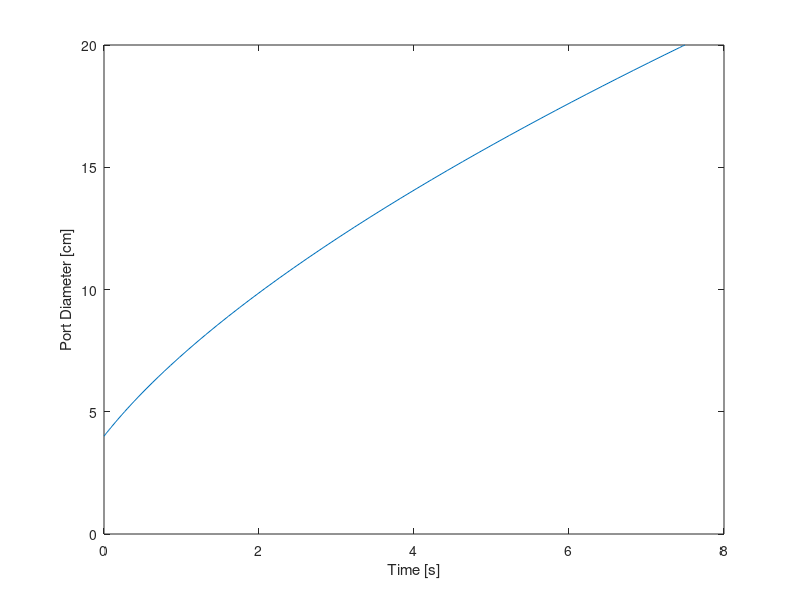
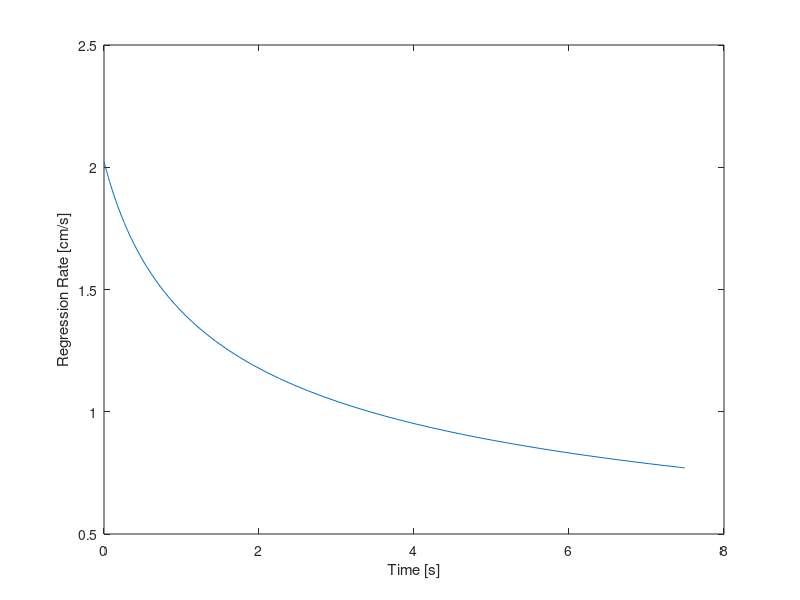
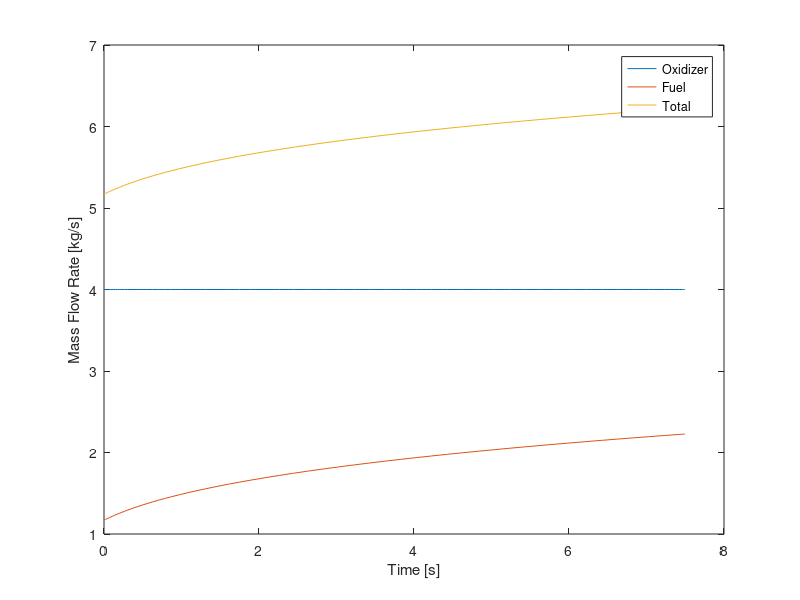
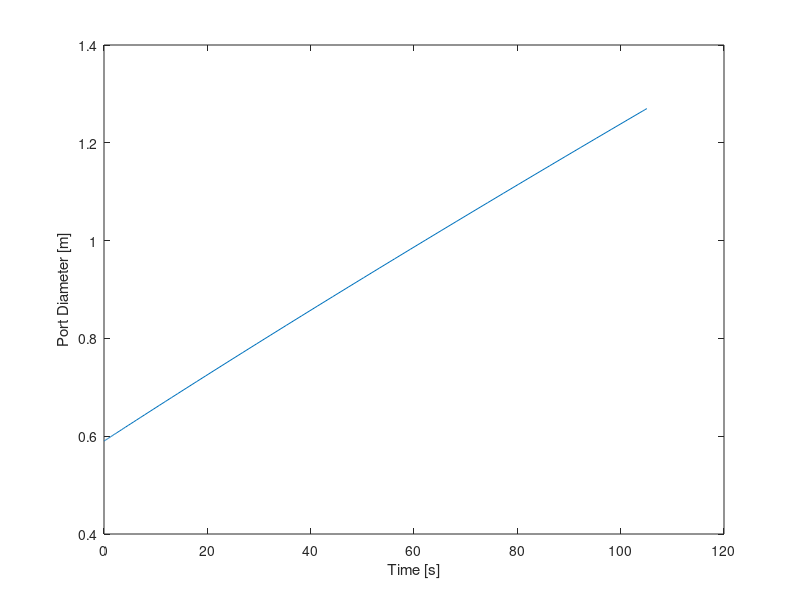

MATLAB code for these plots, in order:
%% Homework 6 
% Aero 402
% Liam Hood
function HW6()
clear ; close all ; clc ;
pt = 'Problem number %u \n' ;

%% 1
fprintf( pt , 1 ) 
HW6_P1()
fprintf( ' \n' )

%% 2 
fprintf( pt , 2 ) 
HW6_P2()
fprintf( ' \n' )

%% 3 
fprintf( pt , 3 ) 
HW6_P3()
fprintf( ' \n' )

%% Functions
    function HW6_P1()
       
        dg = 20e-2 ;
        Lo = 50e-2 ;
        dp = 4e-2 ;
        a = 0.0018 ;
        n = 0.3 ;
        rhoFUEL = 920 ;
        mox = 4 ;
        tspan = [ 0 , 8 ] ;
        
        
        
        opts = odeset( 'AbsTol' , 1e-8 , 'RelTol' , 1e-8 , 'Events' , @BurnOut ) ;
        [ tf , rf ] = ode45( @RDot , tspan , dp/2 , opts , a , mox , n , dg/2 ) ;
        figure
        plot( tf , rf*2*1e2 )
        xlabel( 'Time [s]' )
        ylabel( 'Port Diameter [cm]' )
        
        rrate = RDot( tf , rf , a , mox , n ) ;
        figure
        plot( tf , rrate*1e2 )
        xlabel( 'Time [s]' )
        ylabel( 'Regression Rate [cm/s]' )
        
        mdotf = 2*pi*rhoFUEL.*rf.*Lo.*rrate ;
        mdot = mdotf + mox ;
        
        figure
        axis( [ 0 2 0 6 ] )
        plot( tf , mox*ones(length(tf),1) , tf , mdotf , tf , mdot ) 
        xlabel( 'Time [s]' )
        ylabel( 'Mass Flow Rate [kg/s]' )
        legend( 'Oxidizer' , 'Fuel' , 'Total' )
    end

    function HW6_P2()
        CfF = @( k , pc , pe , pa , eps ) sqrt( ((2*k^2)/(k-1)) * (2/(k+1))^((k+1)/(k-1)) .* (1-(pe./pc).^((k-1)/k)) ) + (( pe - pa )./pc ).*eps ;
        
        Fi = 12e6 ;
        pci = 4.8e6 ;
        o2f = 2 ;
        k = 1.52 ;
        cstar = 1800 ;
        dg = 3.8 ;
        Lo = 40 ;
        dp = .59 ;
        db = .34 ;
        a = 0.0018 ;
        n = 0.07 ;
        rhoFUEL = 920 ;
        rhoOX = 1170 ;
        mox = 2844 ;
        tspan = [ 0 , 120 ] ;
        ports = 7 ;
        At = 1.6 ;
        pa = 80 ;
        eps = 6.67 ;
        
        opts = odeset( 'AbsTol' , 1e-8 , 'RelTol' , 1e-8 , 'Events' , @BurnOut ) ;
        [ tf , rf ] = ode45( @RDot , tspan , dp/2 , opts , a , mox , n , (db*2+dp)/2 ) ;
        figure
        plot( tf , rf*2 )
        xlabel( 'Time [s]' )
        ylabel( 'Port Diameter [m]' )
        
        rrate = RDot( tf , rf , a , mox , n ) ;
        figure
        plot( tf , rrate*1e2 )
        xlabel( 'Time [s]' )
        ylabel( 'Regression Rate [cm/s]' )
        fprintf( 'Rocket actually burns out all of the fuel before 120s \n' )
        fprintf( 'It burns out at %f seconds \n' , tf(end) )
        
        mdotf = 2*pi*rhoFUEL*rf(end)*Lo*rrate(end) ;
        mdot = mdotf+mox  ;
        fprintf( 'The O/F ratio is %f \n' , mox/mdotf )
        fprintf( 'The mass flow rate of propellant is %f [kg/s] \n' , mdot )
        
        
        pc = mdot*cstar/At ;
        fprintf( 'The chamber pressure is %f [MPa] \n' , pc*1e-6 )
        
        nn = 1e4 ;
        peFull = linspace( 0 , 1e5 , nn ) ;
        epsfull = 1./( ((k+1)/2)^(1/(k-1)) .* (peFull./pc).^(1/k) ...
                    .* sqrt( ((k+1)./(k-1)).*(1-(peFull./pc).^((k-1)/k) ) ) ) ;
        pe = peFull( find( epsfull >= 6.67 & epsfull <= 6.671 ) ) ;
        
        Cf = CfF( k , pc , pe , pa , eps ) ;
        Ff = Cf*pc*At ;
        fprintf( 'The thrust at 50 km is %f [MN] \n' , Ff*1e-6 )
        
        Isp = Ff/(mdot*9.81) ;
        fprintf( 'The Isp at 50 km is %f [s] \n' , Isp )
    end

    function HW6_P3()
        % find thrust , Isp , It
        AreaRatio = @(k,peFull,pc)1./( ((k+1)/2)^(1/(k-1)) .* (peFull./pc).^(1/k).* sqrt( ((k+1)./(k-1)).*(1-(peFull./pc).^((k-1)/k) ) ) ) ;
        CfF = @( k , pc , pe , pa , eps ) sqrt( ((2*k^2)/(k-1)) * (2/(k+1))^((k+1)/(k-1)) .* (1-(pe./pc).^((k-1)/k)) ) + (( pe - pa )./pc ).*eps ;
        cstarF = @(k,R,Tc) sqrt( k*R*Tc )/( k*sqrt( (2/(k+1))^((k+1)/(k-1)) ) ) ;

        k = 1.2 ;
        R = 259 ;
        Tc = 3000 ;
        pc = 200e3 ;
        At = .5*1e-4 ;
        eps = 15 ;
        mp = 10 ;
        
        nn = 1e4 ;
        peFull = linspace( 1e3 , 1e4 , nn ) ;
        epsfull = 1./( ((k+1)/2)^(1/(k-1)) .* (peFull./pc).^(1/k) ...
                    .* sqrt( ((k+1)./(k-1)).*(1-(peFull./pc).^((k-1)/k) ) ) ) ;
        pe = peFull( find( epsfull >= eps & epsfull <= eps+.005 ) ) ;
        Cf = CfF( k , pc , pe , 0 , eps ) ;
        F = Cf*pc*At ;
        fprintf( 'The thrust is %f [N] \n' , F )
        
        cstar = cstarF(k,R,Tc) ;
%         mdot = At*pc/cstar ;
        Isp = cstar*Cf/9.81 ;
        fprintf( 'The specific impulse is %f [s] \n' , Isp )
        
        It = Isp*mp*9.81 ;
        fprintf( 'The total impulse is %f [kN*s] \n' , It*1e-3 )
        
        
    end

%% Function
    function rdot = RDot(t,r,a,mox,n,rmax) 
        rdot = a.*(mox./(r.^2.*pi)).^n ;
    end
    function [ value , isterminal , direction ] = BurnOut( t , r , a , mox , n , rmax )
        value = r - rmax ;
        isterminal = 1 ;
        direction = 0 ;
    end
end
